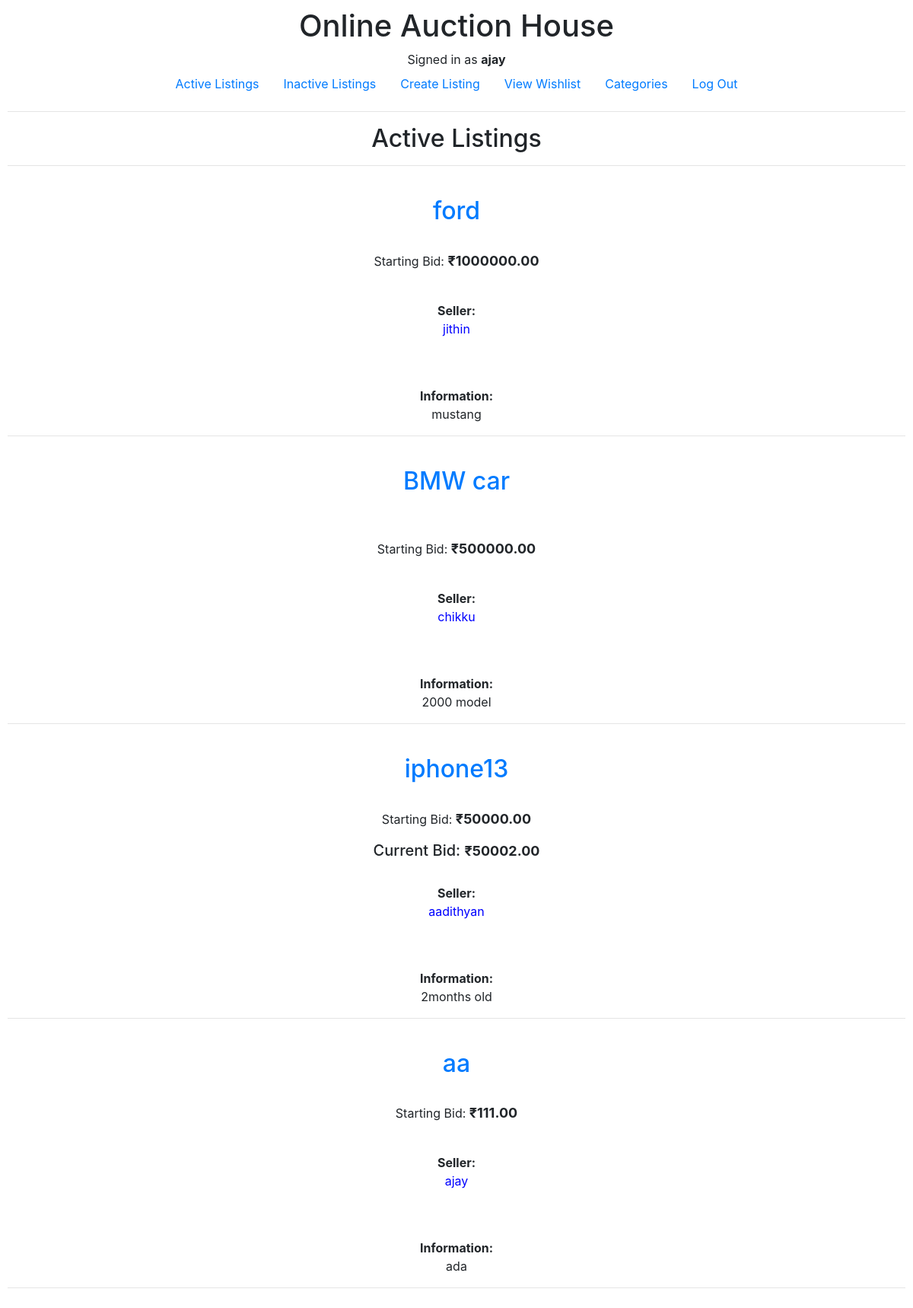
The page / (signed in) on the database its author committed.
### auctions/models.py (models this page shows, shortened)
class User(AbstractUser):
    house=models.CharField(max_length=100,null=True)
    street=models.CharField(max_length=100,null=True)
    city=models.CharField(max_length=100,null=True)
    state=models.CharField(max_length=100,null=True)
    phone=models.BigIntegerField(null=True)

class AuctionListing(models.Model):
    user = models.ForeignKey(User, on_delete = models.CASCADE, related_name = "seller")
    title = models.CharField(max_length = 64)
    description = models.TextField()
    start_bid = models.IntegerField()
    image = models.URLField(blank = True)
    category = models.CharField(blank = True, max_length = 64)
    active = models.BooleanField(blank = False, default = True)
    winner = models.ForeignKey(User, blank = True, on_delete = models.CASCADE, related_name = "buyer", null = True)

class Bid(models.Model):
    user = models.ForeignKey(User, on_delete = models.CASCADE)
    value = models.IntegerField()
    listing = models.ForeignKey(AuctionListing, on_delete=models.CASCADE)
    winner = models.BooleanField(default = False)

### auctions/views.py (the view)
# urls.py: path("", views.index, name="index"),
def index(request):
    active_listings = AuctionListing.objects.all().filter(active=True)
    bids = Bid.objects.all()
    return render(request, "auctions/index.html", {
        "listings": active_listings,
        "bids": bids,
        "message": "Active Listings"
    })

### auctions/templates/auctions/index.html (shortened to what this page needs)
{% extends "auctions/layout.html" %}
{% block body %}
    <h2>{{ message }}</h2>
    <hr>
    {% for listing in listings %}
    <br>
        <h2><a href="{% url 'listing' listing.id %}">{{listing.title}}</a></h2>
        {% if listing.image %}
            <div><img style = "width: 30vw;" src = "{{ listing.image }}" alt=""></div>
        {% endif %}
        <br>
         <p>Starting Bid: <span style = "font-weight:bold; font-size:large">₹{{listing.start_bid}}.00</span></p>
        {% for bid in bids %}
            {% if bid.listing == listing %}
                <h5>Current Bid: <span style = "font-weight:bold; font-size:large">₹{{bid.value}}.00</span></h5>
            {% endif %}
        {% endfor %}
        <br>
        <div><strong>Seller:</strong> <p style="color:blue;">{{listing.user}}</p></div>
        <br>
        <br>
        <div><strong>Information:</strong> <p>{{listing.description}}</p></div>
        <hr>
    {% endfor %}
{% endblock %}

### auctions/templates/auctions/layout.html (shortened to what this page needs)
{% load static %}
<!DOCTYPE html>
<html lang="en">
    <head>
        <link rel="stylesheet" href="https://stackpath.bootstrapcdn.com/bootstrap/4.4.1/css/bootstrap.min.css">
        <link href="{% static 'auctions/styles.css' %}" rel="stylesheet">
    </head>
    <body style="text-align:center;">
        <div class="display:flex; align-items:center; justify-content:center;">
        <h1>Online Auction House</h1>
        <div>
            {% if user.is_authenticated %}
                Signed in as <strong>{{ user.username }}</strong>
            {% else %}
                Not signed in.
            {% endif %}
        </div>
        <ul class="nav justify-content-center">
            <li class="nav-item">
                <a class="nav-link" href="{% url 'index' %}">Active Listings</a>
            </li>
            <li class="nav-item">
                <a class="nav-link" href="{% url 'inactive' %}">Inactive Listings</a>
            </li>
            {% if user.is_authenticated %}
            <li class="nav-item">
                <a class="nav-link" href="{% url 'create' %}">Create Listing</a>
            </li>
            <li class="nav-item">
                <a class="nav-link" href="{% url 'watchlist' %}">View Wishlist</a>
            </li>
            <li class="nav-item">
                <a class="nav-link" href="{% url 'categories' %}">Categories</a>
            </li>
                <li class="nav-item">
                    <a class="nav-link" href="{% url 'logout' %}">Log Out</a>
                </li>
            {% endif %}
        </ul>
        <hr>
        {% block body %}
        {% endblock %}
        </div>
    </body>
</html>

### auctions/static/auctions/styles.css (style rules this page uses)
body { padding: 10px; }

### rows shown on the page
User: username "ajay"
AuctionListing: title "ford", start_bid "1000000", user "jithin", description "mustang"
AuctionListing: title "BMW car", start_bid "500000", user "chikku", description "2000 model"
AuctionListing: title "iphone13", start_bid "50000", user "aadithyan", description "2months old"
Bid: value "50002"
AuctionListing: title "aa", start_bid "111", user "ajay", description "ada"

### other values the page prints
{{ message }} "Active Listings"
